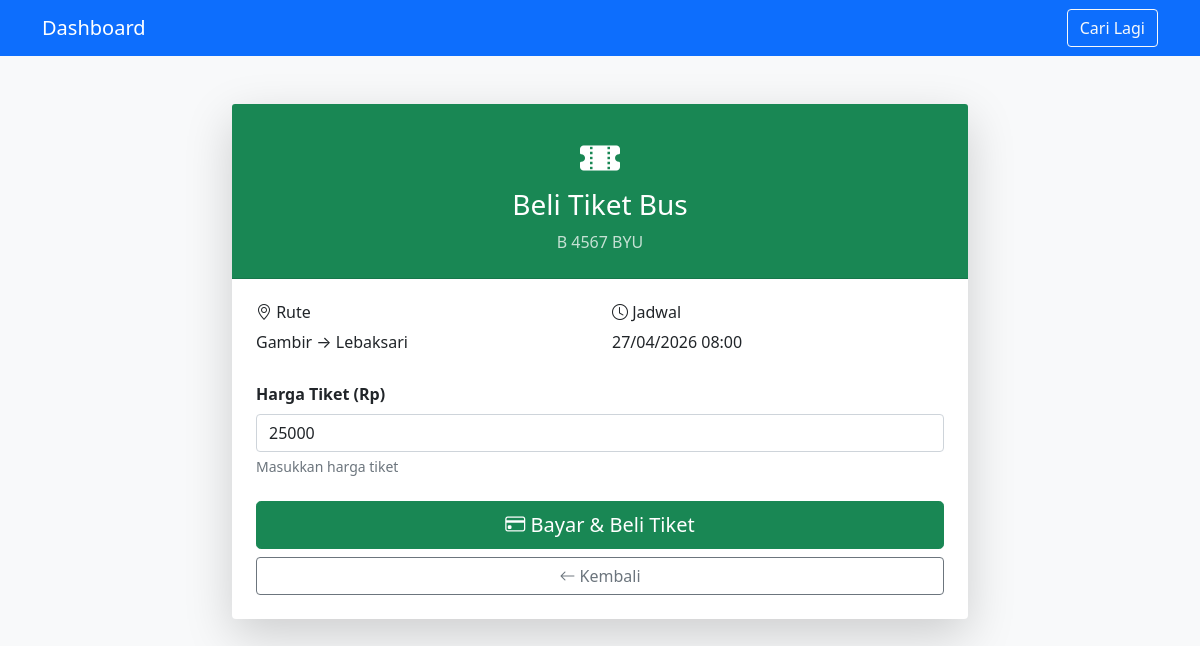
Page /penumpang/beli_tiket.php?id=3 on the committed database.
### tables this page shows
CREATE TABLE `schedules` (
  `id` int NOT NULL,
  `bus_id` int DEFAULT NULL,
  `route_id` int DEFAULT NULL,
  `tanggal` date DEFAULT NULL,
  `jam_berangkat` time DEFAULT NULL,
  `jam_sampai` time DEFAULT NULL,
  `supir_id` int DEFAULT NULL,
  `status` enum('menunggu','berjalan','selesai','batal') DEFAULT 'menunggu',
  `created_at` timestamp NULL DEFAULT CURRENT_TIMESTAMP
);

CREATE TABLE `buses` (
  `id` int NOT NULL,
  `nomor_bus` varchar(20) NOT NULL,
  `tipe_bus` varchar(50) DEFAULT NULL,
  `kapasitas` int DEFAULT NULL,
  `status` enum('aktif','maintenance','nonaktif') DEFAULT 'aktif',
  `created_by` int DEFAULT NULL,
  `created_at` timestamp NULL DEFAULT CURRENT_TIMESTAMP
);

CREATE TABLE `routes` (
  `id` int NOT NULL,
  `nama_rute` varchar(100) NOT NULL,
  `rute_awal` varchar(100) DEFAULT NULL,
  `rute_akhir` varchar(100) DEFAULT NULL,
  `jarak` float DEFAULT NULL,
  `estimasi_waktu` int DEFAULT NULL,
  `created_by` int DEFAULT NULL,
  `created_at` timestamp NULL DEFAULT CURRENT_TIMESTAMP
);

### penumpang/beli_tiket.php (the view, shortened to what this page needs)
<?php
require_once(__DIR__ . '/../config.php');
$schedule_id = $_GET['id'] ?? 0;
$stmt = $pdo->prepare("SELECT s.*, b.nomor_bus, r.nama_rute, r.rute_awal, r.rute_akhir
                     FROM schedules s
                     JOIN buses b ON s.bus_id=b.id
                     JOIN routes r ON s.route_id=r.id
                     WHERE s.id=?");
$stmt->execute([$schedule_id]);
$jadwal = $stmt->fetch();
?>
<!DOCTYPE html>
<html>
<head>
    <link href="https://cdn.jsdelivr.net/npm/bootstrap@5.1.3/dist/css/bootstrap.min.css" rel="stylesheet">
    <link href="https://cdn.jsdelivr.net/npm/bootstrap-icons@1.7.2/font/bootstrap-icons.css" rel="stylesheet">
</head>
<body class="bg-light">
    <nav class="navbar navbar-expand-lg navbar-dark bg-primary">
        <div class="container">
            <a class="navbar-brand" href="../dashboard.php">Dashboard</a>
            <a class="btn btn-outline-light ms-auto" href="cari_jadwal.php">Cari Lagi</a>
        </div>
    </nav>
    <div class="container mt-5">
        <div class="row justify-content-center">
            <div class="col-md-8">
                <div class="card shadow-lg border-0">
                    <div class="card-header bg-success text-white text-center py-4">
                        <i class="bi bi-ticket-perforated-fill fs-1 mb-2"></i>
                        <h3>Beli Tiket Bus</h3>
                        <p class="mb-0 opacity-75"><?php echo $jadwal['nomor_bus']??''; ?></p>
                    </div>
                    <div class="card-body p-4">
                        <div class="row mb-4">
                            <div class="col-md-6">
                                <h6><i class="bi bi-geo-alt"></i> Rute</h6>
                                <p class="mb-1"><?php echo $jadwal['rute_awal']; ?> → <?php echo $jadwal['rute_akhir']; ?></p>
                            </div>
                            <div class="col-md-6">
                                <h6><i class="bi bi-clock"></i> Jadwal</h6>
                                <p class="mb-0"><?php echo date('d/m/Y H:i', strtotime($jadwal['tanggal'].' '.$jadwal['jam_berangkat'])); ?></p>
                            </div>
                        </div>
                        <form method="POST">
                            <div class="mb-4">
                                <label class="form-label fw-bold">Harga Tiket (Rp)</label>
                                <input type="number" class="form-control" name="harga"
                                       value="25000" min="10000" max="100000" required>
                                <div class="form-text">Masukkan harga tiket</div>
                            </div>
                            <div class="d-grid gap-2">
                                <button type="submit" class="btn btn-success btn-lg">
                                    <i class="bi bi-credit-card"></i> Bayar & Beli Tiket
                                </button>
                                <a href="cari_jadwal.php" class="btn btn-outline-secondary">
                                    <i class="bi bi-arrow-left"></i> Kembali
                                </a>
                            </div>
                        </form>
                    </div>
                </div>
            </div>
        </div>
    </div>
</body>
</html>

### rows in the picture
schedules: bus.nomor_bus "B 4567 BYU", route.rute_awal "Gambir", route.rute_akhir "Lebaksari", tanggal+jam_berangkat "27/04/2026 08:00"
